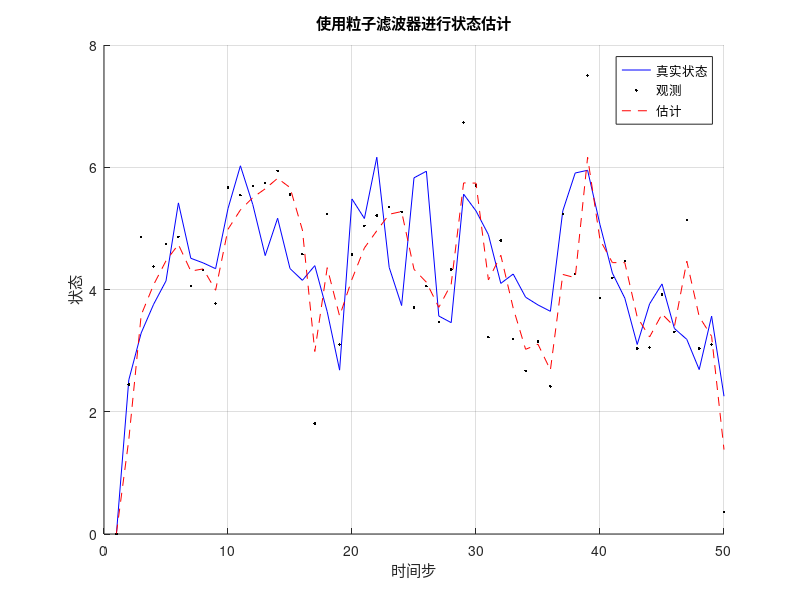

Recreate this plot in MATLAB.
% 初始化
rng(0); % 设置随机种子
T = 50; % 时间步数
numParticles = 1000; % 粒子数量

real_x = zeros(1, T); % 真实状态
z = zeros(1, T); % 观测
estimates = zeros(1, T); % 估计

particles = randn(1, numParticles); % 初始化粒子
weights = ones(1, numParticles) / numParticles; % 初始化权重

% 生成真实状态和观测
for t = 2:T
    real_x(t) = real_x(t-1) + randn(); % 真实状态是一个随机漫步
    z(t) = real_x(t) + randn(); % 观测包含噪声
end

% 粒子滤波
for t = 1:T
    % 预测步骤
    particles = particles + randn(1, numParticles); % 添加过程噪声
    
    % 更新步骤
    innovation = z(t) - particles; % 计算创新（观测减去预测）
    likelihood = exp(-0.5 * innovation.^2); % 计算似然
    weights = weights .* likelihood; % 更新权重
    weights = weights / sum(weights); % 归一化权重
    
    % 状态估计
    estimates(t) = sum(particles .* weights); % 加权平均
    
    % 重采样
    indices = randsample(1:numParticles, numParticles, true, weights); % 基于权重进行重采样
    particles = particles(indices); % 更新粒子集
    weights = ones(1, numParticles) / numParticles; % 重置权重
end

% 绘图
figure;
hold on;
plot(1:T, real_x, 'b-', 'DisplayName', '真实状态'); % 真实状态
plot(1:T, z, 'k.', 'DisplayName', '观测'); % 观测
plot(1:T, estimates, 'r--', 'DisplayName', '估计'); % 粒子滤波器估计
hold off;
legend('show');
xlabel('时间步');
ylabel('状态');
title('使用粒子滤波器进行状态估计');
grid on;
